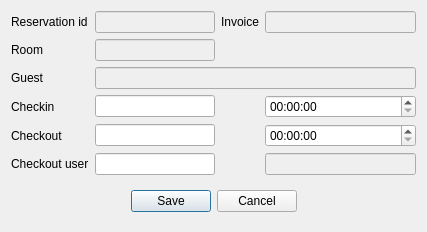
<?xml version="1.0" encoding="UTF-8"?>
<ui version="4.0">
 <class>DlgReserveShortInfo</class>
 <widget class="QDialog" name="DlgReserveShortInfo">
  <property name="geometry">
   <rect>
    <x>0</x>
    <y>0</y>
    <width>427</width>
    <height>215</height>
   </rect>
  </property>
  <property name="windowTitle">
   <string>Reservation info</string>
  </property>
  <layout class="QGridLayout" name="gridLayout_2">
   <item row="0" column="1">
    <widget class="EQLineEdit" name="leCode">
     <property name="enabled">
      <bool>false</bool>
     </property>
     <property name="maximumSize">
      <size>
       <width>120</width>
       <height>16777215</height>
      </size>
     </property>
    </widget>
   </item>
   <item row="2" column="0">
    <widget class="QLabel" name="label_3">
     <property name="text">
      <string>Guest</string>
     </property>
    </widget>
   </item>
   <item row="1" column="0">
    <widget class="QLabel" name="label_2">
     <property name="text">
      <string>Room</string>
     </property>
    </widget>
   </item>
   <item row="3" column="1">
    <widget class="EDateEdit" name="deCheckin">
     <property name="maximumSize">
      <size>
       <width>120</width>
       <height>16777215</height>
      </size>
     </property>
    </widget>
   </item>
   <item row="0" column="0">
    <widget class="QLabel" name="label">
     <property name="text">
      <string>Reservation id</string>
     </property>
    </widget>
   </item>
   <item row="4" column="0">
    <widget class="QLabel" name="label_5">
     <property name="text">
      <string>Checkout</string>
     </property>
    </widget>
   </item>
   <item row="3" column="3">
    <widget class="QTimeEdit" name="teCheckin">
     <property name="displayFormat">
      <string>HH:mm:ss</string>
     </property>
    </widget>
   </item>
   <item row="4" column="1">
    <widget class="EDateEdit" name="deDeparture">
     <property name="maximumSize">
      <size>
       <width>120</width>
       <height>16777215</height>
      </size>
     </property>
    </widget>
   </item>
   <item row="3" column="0">
    <widget class="QLabel" name="label_4">
     <property name="text">
      <string>Checkin</string>
     </property>
    </widget>
   </item>
   <item row="1" column="1">
    <widget class="EQLineEdit" name="leRoom">
     <property name="enabled">
      <bool>false</bool>
     </property>
     <property name="maximumSize">
      <size>
       <width>120</width>
       <height>16777215</height>
      </size>
     </property>
    </widget>
   </item>
   <item row="4" column="3">
    <widget class="QTimeEdit" name="teCheckout">
     <property name="displayFormat">
      <string>HH:mm:ss</string>
     </property>
    </widget>
   </item>
   <item row="5" column="0">
    <widget class="QLabel" name="label_6">
     <property name="text">
      <string>Checkout user</string>
     </property>
    </widget>
   </item>
   <item row="5" column="3">
    <widget class="EQLineEdit" name="leCheckoutUserName">
     <property name="enabled">
      <bool>false</bool>
     </property>
    </widget>
   </item>
   <item row="5" column="1">
    <widget class="EQLineEdit" name="leCheckoutUsercode">
     <property name="maximumSize">
      <size>
       <width>120</width>
       <height>16777215</height>
      </size>
     </property>
    </widget>
   </item>
   <item row="2" column="1" colspan="3">
    <widget class="EQLineEdit" name="leGuest">
     <property name="enabled">
      <bool>false</bool>
     </property>
     <property name="maximumSize">
      <size>
       <width>2222</width>
       <height>16777215</height>
      </size>
     </property>
    </widget>
   </item>
   <item row="6" column="0" colspan="4">
    <widget class="QWidget" name="widget" native="true">
     <layout class="QGridLayout" name="gridLayout">
      <item row="1" column="0">
       <spacer name="horizontalSpacer">
        <property name="orientation">
         <enum>Qt::Horizontal</enum>
        </property>
        <property name="sizeHint" stdset="0">
         <size>
          <width>109</width>
          <height>20</height>
         </size>
        </property>
       </spacer>
      </item>
      <item row="1" column="1">
       <widget class="QPushButton" name="btnOK">
        <property name="text">
         <string>Save</string>
        </property>
       </widget>
      </item>
      <item row="1" column="2">
       <widget class="QPushButton" name="btnCancel">
        <property name="text">
         <string>Cancel</string>
        </property>
       </widget>
      </item>
      <item row="1" column="3">
       <spacer name="horizontalSpacer_2">
        <property name="orientation">
         <enum>Qt::Horizontal</enum>
        </property>
        <property name="sizeHint" stdset="0">
         <size>
          <width>108</width>
          <height>20</height>
         </size>
        </property>
       </spacer>
      </item>
     </layout>
    </widget>
   </item>
   <item row="0" column="2">
    <widget class="QLabel" name="label_7">
     <property name="text">
      <string>Invoice</string>
     </property>
    </widget>
   </item>
   <item row="0" column="3">
    <widget class="QLineEdit" name="leInvoice">
     <property name="enabled">
      <bool>false</bool>
     </property>
    </widget>
   </item>
  </layout>
 </widget>
 <customwidgets>
  <customwidget>
   <class>EQLineEdit</class>
   <extends>QLineEdit</extends>
   <header location="global">eqlineedit.h</header>
   <slots>
    <signal>customButtonClicked(bool)</signal>
   </slots>
  </customwidget>
  <customwidget>
   <class>EDateEdit</class>
   <extends>QLineEdit</extends>
   <header location="global">edateedit.h</header>
  </customwidget>
 </customwidgets>
 <resources/>
 <connections/>
</ui>
